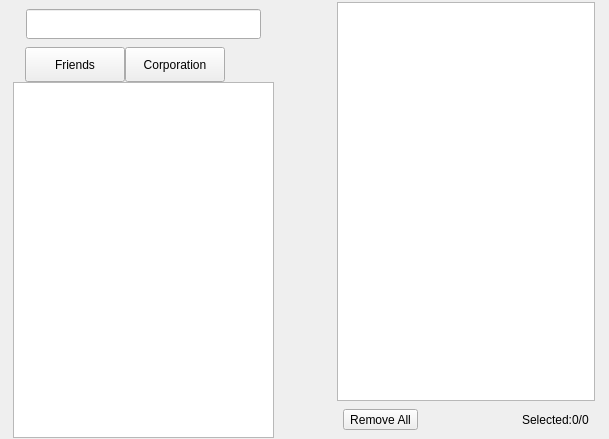
<?xml version="1.0" encoding="UTF-8"?>
<ui version="4.0">
 <class>SelectContactWidget</class>
 <widget class="QWidget" name="SelectContactWidget">
  <property name="geometry">
   <rect>
    <x>0</x>
    <y>0</y>
    <width>609</width>
    <height>439</height>
   </rect>
  </property>
  <property name="windowTitle">
   <string>SelectContactWidget</string>
  </property>
  <layout class="QVBoxLayout" name="verticalLayout_9">
   <property name="spacing">
    <number>0</number>
   </property>
   <property name="leftMargin">
    <number>12</number>
   </property>
   <property name="topMargin">
    <number>0</number>
   </property>
   <property name="rightMargin">
    <number>12</number>
   </property>
   <property name="bottomMargin">
    <number>0</number>
   </property>
   <item>
    <widget class="QWidget" name="headPanel" native="true">
     <layout class="QVBoxLayout" name="verticalLayout_5">
      <property name="spacing">
       <number>12</number>
      </property>
      <property name="leftMargin">
       <number>12</number>
      </property>
      <property name="topMargin">
       <number>0</number>
      </property>
      <property name="rightMargin">
       <number>12</number>
      </property>
      <property name="bottomMargin">
       <number>0</number>
      </property>
     </layout>
    </widget>
   </item>
   <item>
    <widget class="QWidget" name="centralPanel" native="true">
     <layout class="QHBoxLayout" name="horizontalLayout" stretch="1,0,1">
      <property name="spacing">
       <number>0</number>
      </property>
      <property name="leftMargin">
       <number>0</number>
      </property>
      <property name="topMargin">
       <number>0</number>
      </property>
      <property name="rightMargin">
       <number>0</number>
      </property>
      <property name="bottomMargin">
       <number>0</number>
      </property>
      <item>
       <widget class="QWidget" name="leftWidget" native="true">
        <layout class="QVBoxLayout" name="verticalLayout_8">
         <property name="spacing">
          <number>0</number>
         </property>
         <property name="leftMargin">
          <number>1</number>
         </property>
         <property name="topMargin">
          <number>1</number>
         </property>
         <property name="rightMargin">
          <number>1</number>
         </property>
         <property name="bottomMargin">
          <number>1</number>
         </property>
         <item>
          <widget class="QWidget" name="searchWidget" native="true">
           <property name="minimumSize">
            <size>
             <width>0</width>
             <height>46</height>
            </size>
           </property>
           <property name="maximumSize">
            <size>
             <width>16777215</width>
             <height>46</height>
            </size>
           </property>
           <layout class="QVBoxLayout" name="verticalLayout_7">
            <property name="spacing">
             <number>0</number>
            </property>
            <property name="leftMargin">
             <number>13</number>
            </property>
            <property name="topMargin">
             <number>0</number>
            </property>
            <property name="rightMargin">
             <number>13</number>
            </property>
            <property name="bottomMargin">
             <number>0</number>
            </property>
            <item>
             <widget class="FilterLineEdit" name="leditFilter">
              <property name="minimumSize">
               <size>
                <width>0</width>
                <height>30</height>
               </size>
              </property>
              <property name="maximumSize">
               <size>
                <width>16777215</width>
                <height>30</height>
               </size>
              </property>
              <property name="focusPolicy">
               <enum>Qt::ClickFocus</enum>
              </property>
              <property name="placeholderText">
               <string/>
              </property>
             </widget>
            </item>
           </layout>
          </widget>
         </item>
         <item>
          <widget class="QStackedWidget" name="leftStackedWidget">
           <property name="minimumSize">
            <size>
             <width>202</width>
             <height>0</height>
            </size>
           </property>
           <property name="currentIndex">
            <number>0</number>
           </property>
           <widget class="QWidget" name="selectPage">
            <layout class="QVBoxLayout" name="verticalLayout_4">
             <property name="spacing">
              <number>0</number>
             </property>
             <property name="leftMargin">
              <number>0</number>
             </property>
             <property name="topMargin">
              <number>0</number>
             </property>
             <property name="rightMargin">
              <number>0</number>
             </property>
             <property name="bottomMargin">
              <number>0</number>
             </property>
             <item>
              <widget class="QWidget" name="widgetSelectSource" native="true">
               <property name="minimumSize">
                <size>
                 <width>0</width>
                 <height>35</height>
                </size>
               </property>
               <property name="maximumSize">
                <size>
                 <width>16777215</width>
                 <height>35</height>
                </size>
               </property>
               <layout class="QHBoxLayout" name="horizontalLayout_3" stretch="0,0,0,1">
                <property name="spacing">
                 <number>0</number>
                </property>
                <property name="leftMargin">
                 <number>0</number>
                </property>
                <property name="topMargin">
                 <number>0</number>
                </property>
                <property name="rightMargin">
                 <number>0</number>
                </property>
                <property name="bottomMargin">
                 <number>0</number>
                </property>
                <item>
                 <widget class="QLabel" name="labelSpaceLeft">
                  <property name="minimumSize">
                   <size>
                    <width>12</width>
                    <height>0</height>
                   </size>
                  </property>
                  <property name="maximumSize">
                   <size>
                    <width>12</width>
                    <height>16777215</height>
                   </size>
                  </property>
                  <property name="text">
                   <string/>
                  </property>
                 </widget>
                </item>
                <item>
                 <widget class="QPushButton" name="pushButtonRoster">
                  <property name="minimumSize">
                   <size>
                    <width>100</width>
                    <height>35</height>
                   </size>
                  </property>
                  <property name="maximumSize">
                   <size>
                    <width>100</width>
                    <height>35</height>
                   </size>
                  </property>
                  <property name="text">
                   <string>Friends</string>
                  </property>
                 </widget>
                </item>
                <item>
                 <widget class="QPushButton" name="pushButtonOs">
                  <property name="minimumSize">
                   <size>
                    <width>100</width>
                    <height>35</height>
                   </size>
                  </property>
                  <property name="maximumSize">
                   <size>
                    <width>100</width>
                    <height>35</height>
                   </size>
                  </property>
                  <property name="text">
                   <string>Corporation</string>
                  </property>
                 </widget>
                </item>
                <item>
                 <widget class="QLabel" name="labelSpace">
                  <property name="text">
                   <string/>
                  </property>
                 </widget>
                </item>
               </layout>
              </widget>
             </item>
             <item>
              <widget class="QStackedWidget" name="stackedWidgetSource">
               <property name="currentIndex">
                <number>1</number>
               </property>
               <widget class="QWidget" name="pageRoster">
                <layout class="QVBoxLayout" name="verticalLayout">
                 <property name="spacing">
                  <number>0</number>
                 </property>
                 <property name="leftMargin">
                  <number>0</number>
                 </property>
                 <property name="topMargin">
                  <number>0</number>
                 </property>
                 <property name="rightMargin">
                  <number>0</number>
                 </property>
                 <property name="bottomMargin">
                  <number>0</number>
                 </property>
                 <item>
                  <widget class="QTreeView" name="treeViewRosterSource"/>
                 </item>
                </layout>
               </widget>
               <widget class="QWidget" name="pageOS">
                <layout class="QVBoxLayout" name="verticalLayout_3">
                 <property name="spacing">
                  <number>0</number>
                 </property>
                 <property name="leftMargin">
                  <number>0</number>
                 </property>
                 <property name="topMargin">
                  <number>0</number>
                 </property>
                 <property name="rightMargin">
                  <number>0</number>
                 </property>
                 <property name="bottomMargin">
                  <number>0</number>
                 </property>
                 <item>
                  <widget class="QTreeView" name="treeViewOSSource"/>
                 </item>
                </layout>
               </widget>
              </widget>
             </item>
            </layout>
           </widget>
           <widget class="EditFilterWidget" name="searchPage"/>
          </widget>
         </item>
        </layout>
       </widget>
      </item>
      <item>
       <widget class="QLabel" name="labelArrow">
        <property name="minimumSize">
         <size>
          <width>60</width>
          <height>60</height>
         </size>
        </property>
        <property name="maximumSize">
         <size>
          <width>60</width>
          <height>60</height>
         </size>
        </property>
        <property name="text">
         <string/>
        </property>
        <property name="pixmap">
         <pixmap resource="../inst.qrc">:/images/sel_arrow.png</pixmap>
        </property>
       </widget>
      </item>
      <item>
       <widget class="QWidget" name="rightWidget" native="true">
        <layout class="QVBoxLayout" name="verticalLayout_6">
         <property name="spacing">
          <number>0</number>
         </property>
         <property name="leftMargin">
          <number>1</number>
         </property>
         <property name="topMargin">
          <number>1</number>
         </property>
         <property name="rightMargin">
          <number>1</number>
         </property>
         <property name="bottomMargin">
          <number>1</number>
         </property>
         <item>
          <widget class="QWidget" name="rightSelectWidget" native="true">
           <layout class="QVBoxLayout" name="verticalLayout_2" stretch="1,0">
            <property name="spacing">
             <number>1</number>
            </property>
            <property name="leftMargin">
             <number>1</number>
            </property>
            <property name="topMargin">
             <number>1</number>
            </property>
            <property name="rightMargin">
             <number>1</number>
            </property>
            <property name="bottomMargin">
             <number>0</number>
            </property>
            <item>
             <widget class="QListView" name="listViewDest"/>
            </item>
            <item>
             <widget class="QWidget" name="widgetDestAction" native="true">
              <property name="minimumSize">
               <size>
                <width>0</width>
                <height>36</height>
               </size>
              </property>
              <property name="maximumSize">
               <size>
                <width>16777215</width>
                <height>36</height>
               </size>
              </property>
              <layout class="QHBoxLayout" name="horizontalLayout_2">
               <property name="spacing">
                <number>0</number>
               </property>
               <property name="leftMargin">
                <number>6</number>
               </property>
               <property name="topMargin">
                <number>0</number>
               </property>
               <property name="rightMargin">
                <number>6</number>
               </property>
               <property name="bottomMargin">
                <number>0</number>
               </property>
               <item>
                <widget class="QToolButton" name="tBtnRemoveAll">
                 <property name="text">
                  <string>Remove All</string>
                 </property>
                 <property name="icon">
                  <iconset resource="../inst.qrc">
                   <normaloff>:/images/login_passedit_hover.png</normaloff>:/images/login_passedit_hover.png</iconset>
                 </property>
                 <property name="iconSize">
                  <size>
                   <width>12</width>
                   <height>12</height>
                  </size>
                 </property>
                 <property name="toolButtonStyle">
                  <enum>Qt::ToolButtonTextBesideIcon</enum>
                 </property>
                </widget>
               </item>
               <item>
                <spacer name="horizontalSpacer">
                 <property name="orientation">
                  <enum>Qt::Horizontal</enum>
                 </property>
                 <property name="sizeHint" stdset="0">
                  <size>
                   <width>40</width>
                   <height>20</height>
                  </size>
                 </property>
                </spacer>
               </item>
               <item>
                <widget class="QLabel" name="labelSelectTag">
                 <property name="text">
                  <string>Selected:</string>
                 </property>
                </widget>
               </item>
               <item>
                <widget class="QLabel" name="labelSelect">
                 <property name="text">
                  <string>0/0</string>
                 </property>
                </widget>
               </item>
              </layout>
             </widget>
            </item>
           </layout>
          </widget>
         </item>
        </layout>
       </widget>
      </item>
     </layout>
    </widget>
   </item>
  </layout>
 </widget>
 <layoutdefault spacing="6" margin="11"/>
 <customwidgets>
  <customwidget>
   <class>FilterLineEdit</class>
   <extends>QLineEdit</extends>
   <header location="global">filterlineedit.h</header>
  </customwidget>
  <customwidget>
   <class>EditFilterWidget</class>
   <extends>QWidget</extends>
   <header location="global">editfilterwidget.h</header>
   <container>1</container>
  </customwidget>
 </customwidgets>
 <resources>
  <include location="../inst.qrc"/>
 </resources>
 <connections/>
</ui>
